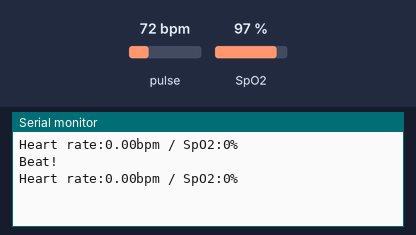
A sketch run on a simulated Arduino Uno, built for the host (arithmetic inside an expression is 32-bit, double 64-bit). On the bench: the last lines printed to the serial monitor. The test bench sets the inputs (shaded band); at power-on: pulse 72 bpm, SpO2 97 %.

Above: at 1.8 s.
1.9 s: pulse set to 42 bpm
At 2.4 s:
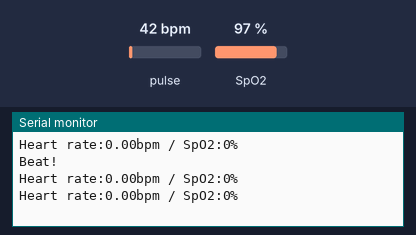
3.4 s: SpO2 set to 80 %
4.9 s: pulse set to 70 bpm
At 5.8 s:
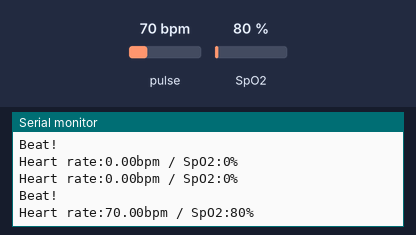

Measured:
- after the input at 4.9 s, the serial monitor: prints a new line after 0.10 s (image 2)

The sketch:

HeartRateSensorV2.ino
```cpp
#include <Wire.h>
#include "MAX30100.h"
#include "MAX30100_PulseOximeter.h"

MAX30100 sensor;
PulseOximeter pox;

void onBeatDetected()
{
    Serial.println("Beat!");
}

void setup()
{
    Serial.begin(9600);

    //Serial.print("Resuming normal operation..");
    //sensor.resume();
    while(!pox.begin())
    {
    Serial.print("Initializing pulse oximeter..");
    delay(10);
    }
    /*while(!sensor.begin())
    {
    Serial.print("Initializing pulse oximeter..");
    delay(10);
    }
    Serial.println("SUCCESS");*/

    //sensor.setLedsCurrent(MAX30100_LED_CURR_50MA, MAX30100_LED_CURR_50MA);
    pox.setIRLedCurrent(MAX30100_LED_CURR_50MA);
    //sensor.setMode(MAX30100_MODE_SPO2_HR);

    // Register a callback for the beat detection
    pox.setOnBeatDetectedCallback(onBeatDetected);
}


void readTemperature()
{
      sensor.startTemperatureSampling();
      while(!sensor.isTemperatureReady()) {}
      float temperature = sensor.retrieveTemperature();
      Serial.print(temperature);
      Serial.println(" C");

}

void loop()
{


    // Make sure to call update as fast as possible
    pox.update();
    Serial.print("Heart rate:");
    Serial.print(pox.getHeartRate());
    Serial.print("bpm / SpO2:");
    Serial.print(pox.getSpO2());
    Serial.println("%");

    //readTemperature();

    //Serial.print("Shutting down..");
    //sensor.shutdown();
    delay(1000);
}
```
